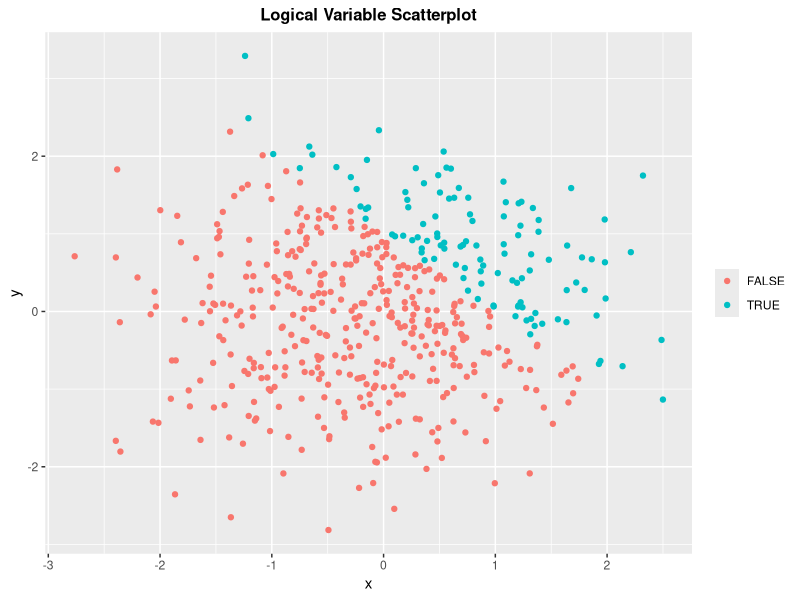
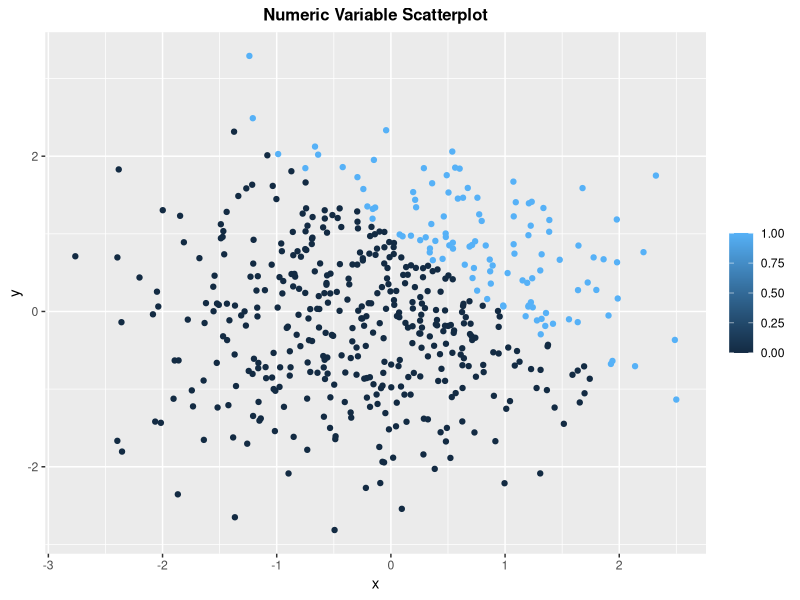
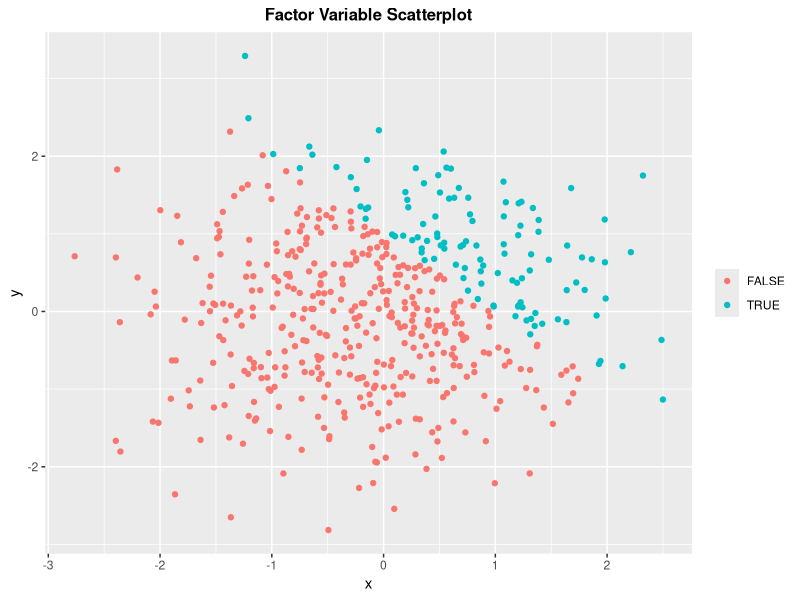
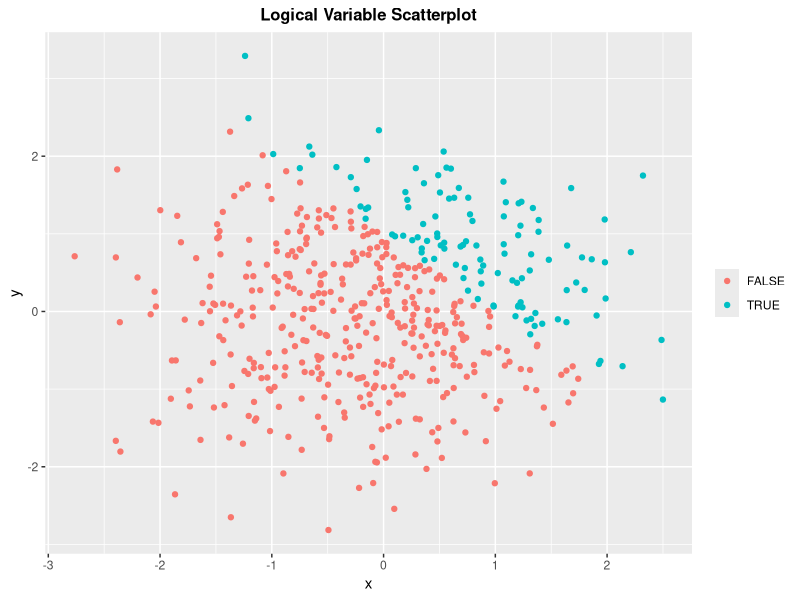

Write R code to recreate these figures, in order.
## ---- chunk 1
library(tidyverse)
library(ggplot2)
## ---- chunk 2

#Data frame
df_1 = tibble(
  random_samp = rnorm(8),
  log_vec = random_samp > 0,
  char_vec = as.character("a","b","c","d","e","f","g","h"),
  fac_vec = factor(c("jazz","rock","blues","jazz","jazz","rock","blues","rock"))
)

#Take the mean of each variable
mean_random_samp = mean(pull(df_1, random_samp))
mean_log_vec = mean(pull(df_1, log_vec))
mean_char_vec = mean(pull(df_1, char_vec))
mean_fac_vec = mean(pull(df_1, fac_vec))

## ---- chunk 3

as.numeric(pull(df_1, log_vec)) * pull(df_1, random_samp)
as.factor(pull(df_1, log_vec)) * pull(df_1, random_samp)
as.numeric(as.factor(pull(df_1, log_vec))) * pull(df_1, random_samp)
## ---- chunk 4
#Data frame
df_2 = tibble(
  x = rnorm(500),
  y = rnorm(500),
  log_vec_2 = x + y > 1,
  num_vec_2 = as.numeric(log_vec_2),
  fac_vec_2 = as.factor(log_vec_2)
)

#mean, median and standard deviation of x
mean_x = mean(pull(df_2, x))
median_x = median(pull(df_2, x))
sd_x = sd(pull(df_2, x))

#Proportion of cases for which x+y>1
prop_case = mean(pull(df_2, log_vec_2))

## ---- chunk 5
ggplot(df_2, aes(x = x, y = y, color = log_vec_2)) +
  geom_point() +
  xlab("x") +
  ylab("y") +
  labs(title = "Logical Variable Scatterplot") +
  theme(legend.position = "right", legend.title = element_blank(),
        plot.title = element_text(color = "black", 
                                  size = 12, 
                                  face = "bold", 
                                  hjust = 0.5))

ggsave("plot_one.png")
## ---- chunk 6

ggplot(df_2, aes(x = x, y = y, color = num_vec_2)) +
  geom_point() +
  xlab("x") +
  ylab("y") +
  labs(title = "Numeric Variable Scatterplot") +
  theme(legend.position = "right", legend.title = element_blank(), 
        plot.title = element_text(color = "black", 
                                  size = 12, 
                                  face = "bold", 
                                  hjust = 0.5))
## ---- chunk 7
ggplot(df_2, aes(x = x, y = y, color = fac_vec_2)) +
  geom_point() +
  xlab("x") +
  ylab("y") +
  labs(title = "Factor Variable Scatterplot") +
  theme(legend.position = "right", legend.title = element_blank(),
        plot.title = element_text(color = "black", 
                                  size = 12, 
                                  face = "bold", 
                                  hjust = 0.5))
